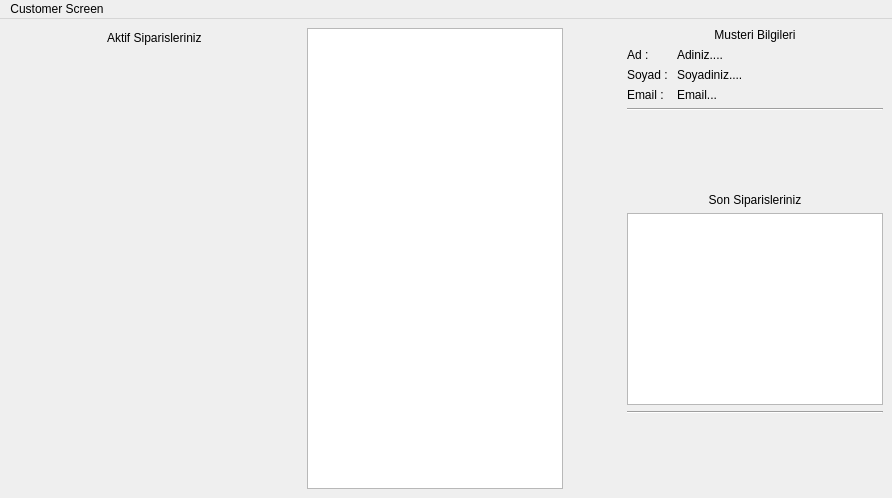
<?xml version="1.0" encoding="UTF-8"?>
<ui version="4.0">
 <class>CustomerWindow</class>
 <widget class="QMainWindow" name="CustomerWindow">
  <property name="geometry">
   <rect>
    <x>0</x>
    <y>0</y>
    <width>892</width>
    <height>498</height>
   </rect>
  </property>
  <property name="windowTitle">
   <string>CafeSiparis</string>
  </property>
  <widget class="QWidget" name="centralwidget">
   <layout class="QHBoxLayout" name="horizontalLayout_2">
    <item>
     <spacer name="horizontalSpacer">
      <property name="orientation">
       <enum>Qt::Horizontal</enum>
      </property>
      <property name="sizeHint" stdset="0">
       <size>
        <width>40</width>
        <height>20</height>
       </size>
      </property>
     </spacer>
    </item>
    <item>
     <layout class="QVBoxLayout" name="verticalLayout_2">
      <item>
       <layout class="QHBoxLayout" name="horizontalLayout_6">
        <item>
         <spacer name="horizontalSpacer_4">
          <property name="orientation">
           <enum>Qt::Horizontal</enum>
          </property>
          <property name="sizeHint" stdset="0">
           <size>
            <width>40</width>
            <height>20</height>
           </size>
          </property>
         </spacer>
        </item>
        <item>
         <widget class="QLabel" name="label_9">
          <property name="text">
           <string>Aktif Siparisleriniz</string>
          </property>
         </widget>
        </item>
        <item>
         <spacer name="horizontalSpacer_5">
          <property name="orientation">
           <enum>Qt::Horizontal</enum>
          </property>
          <property name="sizeHint" stdset="0">
           <size>
            <width>40</width>
            <height>20</height>
           </size>
          </property>
         </spacer>
        </item>
       </layout>
      </item>
      <item>
       <layout class="QVBoxLayout" name="verticalLayout_4"/>
      </item>
      <item>
       <spacer name="verticalSpacer_3">
        <property name="orientation">
         <enum>Qt::Vertical</enum>
        </property>
        <property name="sizeHint" stdset="0">
         <size>
          <width>20</width>
          <height>40</height>
         </size>
        </property>
       </spacer>
      </item>
     </layout>
    </item>
    <item>
     <spacer name="horizontalSpacer_3">
      <property name="orientation">
       <enum>Qt::Horizontal</enum>
      </property>
      <property name="sizeHint" stdset="0">
       <size>
        <width>40</width>
        <height>20</height>
       </size>
      </property>
     </spacer>
    </item>
    <item>
     <layout class="QHBoxLayout" name="horizontalLayout_3">
      <item>
       <widget class="QListView" name="listView_3"/>
      </item>
     </layout>
    </item>
    <item>
     <spacer name="horizontalSpacer_2">
      <property name="orientation">
       <enum>Qt::Horizontal</enum>
      </property>
      <property name="sizeHint" stdset="0">
       <size>
        <width>40</width>
        <height>20</height>
       </size>
      </property>
     </spacer>
    </item>
    <item>
     <layout class="QVBoxLayout" name="verticalLayout">
      <item>
       <widget class="QLabel" name="label">
        <property name="text">
         <string>Musteri Bilgileri</string>
        </property>
        <property name="alignment">
         <set>Qt::AlignCenter</set>
        </property>
       </widget>
      </item>
      <item>
       <layout class="QFormLayout" name="formLayout">
        <item row="0" column="0">
         <widget class="QLabel" name="label_2">
          <property name="text">
           <string>Ad :</string>
          </property>
         </widget>
        </item>
        <item row="0" column="1">
         <widget class="QLabel" name="label_3">
          <property name="text">
           <string>Adiniz....</string>
          </property>
         </widget>
        </item>
        <item row="1" column="0">
         <widget class="QLabel" name="label_5">
          <property name="text">
           <string>Soyad : </string>
          </property>
         </widget>
        </item>
        <item row="1" column="1">
         <widget class="QLabel" name="label_4">
          <property name="text">
           <string>Soyadiniz....</string>
          </property>
         </widget>
        </item>
        <item row="2" column="0">
         <widget class="QLabel" name="label_7">
          <property name="text">
           <string>Email :</string>
          </property>
         </widget>
        </item>
        <item row="2" column="1">
         <widget class="QLabel" name="label_6">
          <property name="text">
           <string>Email...</string>
          </property>
         </widget>
        </item>
       </layout>
      </item>
      <item>
       <widget class="Line" name="line">
        <property name="orientation">
         <enum>Qt::Horizontal</enum>
        </property>
       </widget>
      </item>
      <item>
       <spacer name="verticalSpacer">
        <property name="orientation">
         <enum>Qt::Vertical</enum>
        </property>
        <property name="sizeHint" stdset="0">
         <size>
          <width>20</width>
          <height>40</height>
         </size>
        </property>
       </spacer>
      </item>
      <item>
       <widget class="QLabel" name="label_8">
        <property name="text">
         <string>Son Siparisleriniz</string>
        </property>
        <property name="alignment">
         <set>Qt::AlignCenter</set>
        </property>
       </widget>
      </item>
      <item>
       <widget class="QListWidget" name="listWidget">
        <property name="sizePolicy">
         <sizepolicy hsizetype="Minimum" vsizetype="Minimum">
          <horstretch>0</horstretch>
          <verstretch>0</verstretch>
         </sizepolicy>
        </property>
        <property name="maximumSize">
         <size>
          <width>16777215</width>
          <height>16777215</height>
         </size>
        </property>
       </widget>
      </item>
      <item>
       <widget class="Line" name="line_2">
        <property name="orientation">
         <enum>Qt::Horizontal</enum>
        </property>
       </widget>
      </item>
      <item>
       <spacer name="verticalSpacer_2">
        <property name="orientation">
         <enum>Qt::Vertical</enum>
        </property>
        <property name="sizeHint" stdset="0">
         <size>
          <width>20</width>
          <height>40</height>
         </size>
        </property>
       </spacer>
      </item>
     </layout>
    </item>
   </layout>
  </widget>
  <widget class="QMenuBar" name="menubar">
   <property name="geometry">
    <rect>
     <x>0</x>
     <y>0</y>
     <width>892</width>
     <height>22</height>
    </rect>
   </property>
   <widget class="QMenu" name="menuCustomer_Screen">
    <property name="title">
     <string>Customer Screen</string>
    </property>
   </widget>
   <addaction name="menuCustomer_Screen"/>
  </widget>
 </widget>
 <resources/>
 <connections/>
</ui>
